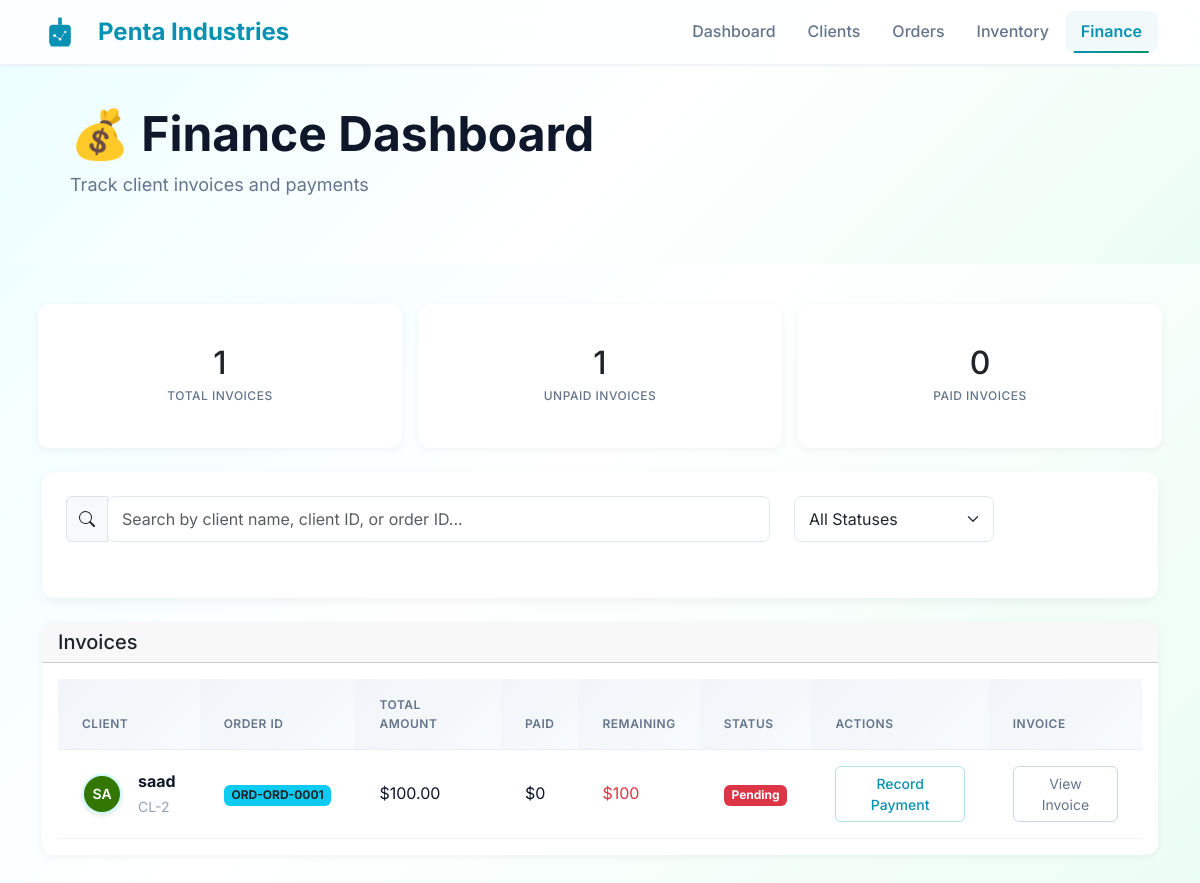
/finance/, run on the app's committed database.
### core/models.py (models this page shows, shortened)
class Order(models.Model):
    STATUS_CHOICES = [
        ('sample_preparing', 'Sample Preparing'),
        ('production_starts', 'Production Starts'),
        ('quality_checking', 'Quality Checking'),
        ('ready_for_shipment', 'Ready for Shipment'),
        ('shipped', 'Shipped'),
        ('completed', 'Completed'),
    ]
    order_id = models.CharField(max_length=20, unique=True, blank=True)
    fabric_type = models.CharField(max_length=100, blank=True, null=True)
    quantity = models.PositiveIntegerField(blank=True, null=True)
    payment = models.DecimalField(max_digits=10,decimal_places=2, blank=True, null=True)
    client = models.ForeignKey(Client, on_delete=models.CASCADE, related_name='orders')
    status = models.CharField(max_length=50, choices=STATUS_CHOICES, default='sample_preparing')
    created_at = models.DateTimeField(auto_now_add=True)
    due_date = models.DateField(blank=True, null=True)
    paid_amount = models.DecimalField(max_digits=10, decimal_places=2, default=0)
    payment_method = models.CharField(
        max_length=20,
        choices=[
            ('cash', 'Cash'),
            ('bank_transfer', 'Bank Transfer'),
            ('credit_card', 'Credit Card'),
            ('upi', 'UPI'),
            ('other', 'Other')
        ],
        default='bank_transfer'
    )

class Client(models.Model):
    name = models.CharField(max_length=100)
    email = models.EmailField(null=True,blank=True)
    phone = models.CharField(max_length=15, blank=True)
    company = models.CharField(max_length=100, blank=True)
    is_active = models.BooleanField(default=True)
    avatar = models.ImageField(upload_to='avatars/' , blank=True , null=True)
    created_at = models.DateTimeField(auto_now_add=True)
    def get_initials(self):
        if not self.name:
            return "?"
        parts = self.name.strip().split()
        if len(parts) >= 2:
            return f"{parts[0][0]}{parts[-1][0]}".upper()
        else:
            return self.name[:2].upper() if len(self.name) >= 2 else self.name[0].upper()
    def get_avatar_color(self):
        if not self.name:
            return "#0891b2"
        hash_obj = hashlib.md5(self.name.encode())
        hash_hex = hash_obj.hexdigest()
        r = int(hash_hex[0:2], 16)
        g = int(hash_hex[2:4], 16)
        b = int(hash_hex[4:6], 16)
        brightness = (r * 299 + g * 587 + b * 114) / 1000
        if brightness > 180:
            r = max(0, r - 60)
            g = max(0, g - 60)
            b = max(0, b - 60)
        return f"#{r:02x}{g:02x}{b:02x}"

### core/views.py (the view, shortened to what this page needs)
# urls.py: path('finance/', views.finance_dashboard, name='finance_dashboard'),
def finance_dashboard(request):
    search_query = request.GET.get('q', '').strip()
    status_filter = request.GET.get('status', '').strip()
    client_invoices = Order.objects.select_related('client').prefetch_related('invoices').annotate(
        total_paid=Coalesce(Sum('invoices__amount'), 0, output_field=DecimalField()),
        db_remaining=F('payment') - Coalesce(Sum('invoices__amount'), 0, output_field=DecimalField())
    )
    if search_query:
        client_invoices = client_invoices.filter(
            Q(client__name__icontains=search_query) |
            Q(client__id__icontains=search_query) |
            Q(order_id__icontains=search_query)
        )
    total_invoices = client_invoices.count()
    paid_invoices = client_invoices.filter(db_remaining__lte=0).count()
    unpaid_invoices = total_invoices - paid_invoices
    context = {
    'client_invoices': client_invoices,
    'vendor_bills': [],
    'total_invoices': total_invoices,
    'paid_invoices': paid_invoices,
    'unpaid_invoices': unpaid_invoices,
}
    return render(request, 'finance.html', context)

### templates/finance.html (shortened to what this page needs)
{% load static %}
<!DOCTYPE html>
<html lang="en">
<head>
  <link href="https://cdn.jsdelivr.net/npm/bootstrap@5.3.2/dist/css/bootstrap.min.css" rel="stylesheet">
  <link href="{% static 'css/finance-dashboard.css' %}" rel="stylesheet">
</head>
<body>
  <nav class="navbar navbar-expand-lg navbar-light bg-white border-bottom">
    <div class="container">
      <a class="navbar-brand d-flex align-items-center" href="/">
        <span class="fw-bold ms-2">Penta Industries</span>
      </a>
      <div class="navbar-nav ms-auto">
        <a class="nav-link" href="/">Dashboard</a>
        <a class="nav-link" href="/client/">Clients</a>
        <a class="nav-link" href="/order/">Orders</a>
        <a class="nav-link" href="/inventory/">Inventory</a>
        <a class="nav-link active" href="/finance/">Finance</a>
      </div>
    </div>
  </nav>
  <div class="header-section">
    <div class="d-flex justify-content-between align-items-center mb-4">
      <div style="position: relative; left: 70px;">
        <h1 class="display-5 fw-bold">💰 Finance Dashboard</h1>
        <p class="text-muted mb-0">Track client invoices and payments</p>
      </div>
    </div>
  </div>
  <div class="container mt-4">
    <div class="row g-3 mb-4">
      <div class="col-md-4">
        <div class="card stat-card border-top border-4 border-primary">
          <div class="card-body text-center">
            <h2 class="mb-0">{{ total_invoices }}</h2>
            <small class="text-muted">TOTAL INVOICES</small>
          </div>
        </div>
      </div>
      <div class="col-md-4">
        <div class="card stat-card border-top border-4 border-danger">
          <div class="card-body text-center">
            <h2 class="mb-0">{{ unpaid_invoices }}</h2>
            <small class="text-muted">UNPAID INVOICES</small>
          </div>
        </div>
      </div>
      <div class="col-md-4">
        <div class="card stat-card border-top border-4 border-success">
          <div class="card-body text-center">
            <h2 class="mb-0">{{ paid_invoices }}</h2>
            <small class="text-muted">PAID INVOICES</small>
          </div>
        </div>
      </div>
    </div>
  </div>
  <div class="container">
    <div class="search-filter-section">
      <div class="row">
        <div class="col-md-8 mb-3 mb-md-0">
          <div class="input-group">
            <span class="input-group-text">
              <svg xmlns="http://www.w3.org/2000/svg" width="16" height="16" fill="currentColor" viewBox="0 0 16 16">
                <path
                  d="M11.742 10.344a6.5 6.5 0 1 0-1.397 1.398h-.001c.03.04.062.078.098.115l3.85 3.85a1 1 0 0 0 1.415-1.414l-3.85-3.85a1.007 1.007 0 0 0-.115-.1zM12 6.5a5.5 5.5 0 1 1-11 0 5.5 5.5 0 0 1 11 0z" />
              </svg>
            </span>
            <input type="text" class="form-control" id="searchInput"
              placeholder="Search by client name, client ID, or order ID..." value="{{ request.GET.q }}">
          </div>
        </div>
        <div class="col-md-4">
          <select class="form-select" id="statusFilter" onchange="applyFilter()">
            <option value="">All Statuses</option>
          </select>
        </div>
      </div>
    </div>
  </div>
  <div class="container mb-5">
    <div class="card inventory-table-card">
      <div class="card-header d-flex justify-content-between align-items-center">
        <h5 class="mb-0">Invoices</h5>
      </div>
      <div class="card-body">
        <div class="table-responsive">
          <table class="table table-hover mb-0">
            <thead class="table-light">
              <tr>
                <th>Client</th>
                <th>Order ID</th>
                <th>Total Amount</th>
                <th>Paid</th>
                <th>Remaining</th>
                <th>Status</th>
                <th>Actions</th>
                <th>Invoice</th>
              </tr>
            </thead>
            <tbody>
              {% for order in client_invoices %}
              <tr>
                <td>
                  <div class="d-flex align-items-center">
                    <div class="client-avatar me-3">
                      {% if order.client.avatar %}
                      <img src="{{ order.client.avatar.url }}" alt="{{ order.client.name }}" class="avatar-img"
                        width="36" height="36">
                      {% else %}
                      <span style="background-color: {{ order.client.get_avatar_color }};">
                        {{ order.client.get_initials }}
                      </span>
                      {% endif %}
                    </div>
                    <div>
                      <div><strong>{{ order.client.name }}</strong></div>
                      <small class="text-muted">CL-{{ order.client.id }}</small>
                    </div>
                  </div>
                </td>
                <td><span class="badge bg-info text-dark">ORD-{{ order.order_id }}</span></td>
                <td>${{ order.payment }}</td>
                <td>${{ order.total_paid }}</td>
                <td>
                  {% if order.db_remaining > 0 %}
                  <span class="text-danger">${{ order.db_remaining }}</span>
                  {% else %}
                  <span class="text-success">$0</span>
                  {% endif %}
                </td>
                <td>
                  {% if order.db_remaining <= 0 %} <span class="badge bg-success">Paid</span>
                    {% elif order.total_paid > 0 %}
                    <span class="badge bg-warning text-dark">Partial</span>
                    {% else %}
                    <span class="badge bg-danger">Pending</span>
                    {% endif %}
                </td>
                <td>
                  <button type="button" class="btn btn-sm btn-outline-primary" data-bs-toggle="modal"
                    data-bs-target="#paymentModal" data-order-id="{{ order.id }}"
                    data-order-ref="ORD-{{ order.order_id }}" data-current-paid="{{ order.total_paid|floatformat:2 }}"
                    data-total="{{ order.payment }}">
                    Record Payment
                  </button>
                </td>
                <td>
                  {% if order.invoices.exists %}
                  <a href="{% url 'view_invoice' order.invoices.first.id %}" class="btn btn-sm btn-outline-secondary"
                    target="_blank">
                    View Invoice
                  </a>
                  {% else %}
                  —
                  {% endif %}
                </td>
              </tr>
              {% empty %}
              <tr>
                <td colspan="9" class="text-center py-4">
                  <h4 class="text-muted">No invoices yet.</h4>
                </td>
              </tr>
              {% endfor %}
            </tbody>
          </table>
        </div>
      </div>
    </div>
  </div>
</body>
</html>

### templates/finance.html (style rules this page uses)
.client-avatar { width: 36px; height: 36px; border-radius: 50%; overflow: hidden; display: flex; align-items: center; justify-content: center; flex-shrink: 0; box-shadow: 0 2px 4px rgba(0, 0, 0, 0.1); }
.client-avatar span { width: 100%; height: 100%; display: flex; align-items: center; justify-content: center; color: white; font-weight: 600; font-size: 0.875rem; background-color: #0891b2; }
.search-filter-section { background: #fff; border-radius: 12px; padding: 1.5rem; box-shadow: 0 4px 12px rgba(0, 0, 0, 0.05); margin-bottom: 1.5rem; }
.stat-card { border-top-width: 4px !important; border-top-style: solid !important; }

### data on the page
Order: client.get_initials "SA", client.name "saad", client.id "2", order_id "ORD-0001", payment "100.00", total_paid "0", db_remaining "100", shows "Pending", shows "View Invoice"

### other printed values
{{ total_invoices }} "1"
{{ unpaid_invoices }} "1"
{{ paid_invoices }} "0"
